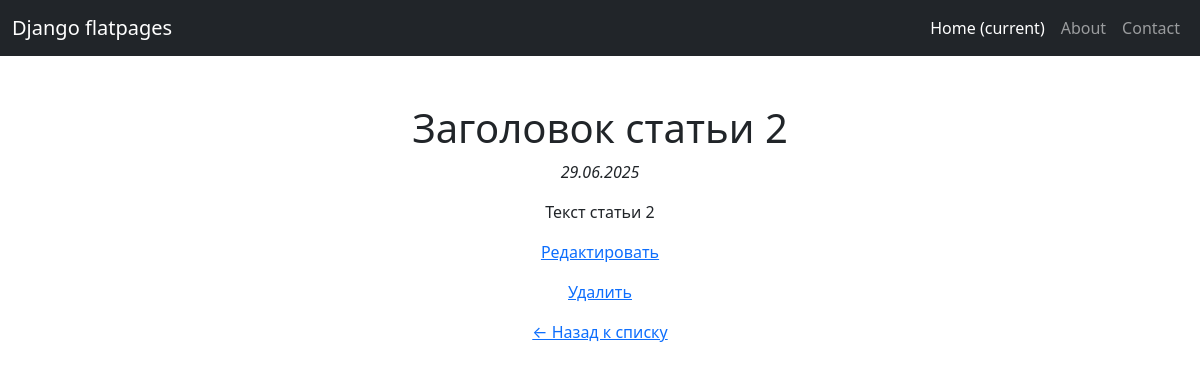
Screenshot of /news/2/ with the database file from the repository.
### news/models.py (models this page shows, shortened)
class Post(models.Model):
    author = models.ForeignKey(Author, on_delete=models.CASCADE)
    article = 'AR'
    news = 'NW'
    POST_TYPES = [
        (article, 'Статья'),
        (news, 'Новость'),
    ]
    post_type = models.CharField(max_length=2, choices=POST_TYPES, default=article)
    created_at = models.DateTimeField(auto_now_add=True)
    categories = models.ManyToManyField(Category, through='PostCategory')
    title = models.CharField(max_length=255)
    text = models.TextField()
    rating = models.IntegerField(default=0)

### news/views.py (the view)
# urls.py: path('<int:pk>/', NewsDetail.as_view(), name='news_detail'),
class NewsDetail(DetailView):
    model = Post
    template_name = 'news/news_detail.html'
    context_object_name = 'posst'

### news/templatetags/custom_filters.py (called while the page is built)
@register.filter(name='censor')
def censor(value):
    if not isinstance(value, str):
        raise ValueError('Филтьр может принимать только к строкам')
    def replace(match):
        word = match.group()
        return word[0] + '*' * (len(word) - 1)
    for word in BAD_WORDS:
        pattern = re.compile(rf'\b{word[0]}{word[1:].lower()}\b', re.IGNORECASE)
        value = pattern.sub(replace, value)
    return value

### templates/news/news_detail.html
{% extends 'flatpages/default.html' %}
{% load custom_filters %}
{% block content %}
    <h1>{{ posst.title|censor }}</h1>
    <p><em>{{ posst.created_at|date:"d.m.Y" }}</em></p>
    <p>{{ posst.text|censor }}</p>
    <a href="{% url 'news_edit' posst.pk %}">Редактировать</a><p></p>
    <a href="{% url 'news_delete' posst.pk %}">Удалить</a><p></p>
    <a href="{% url 'news_list' %}">← Назад к списку</a>
{% endblock %}

### rows the page displays
Post: title|censor "Заголовок статьи 2", created_at "29.06.2025", text|censor "Текст статьи 2"
